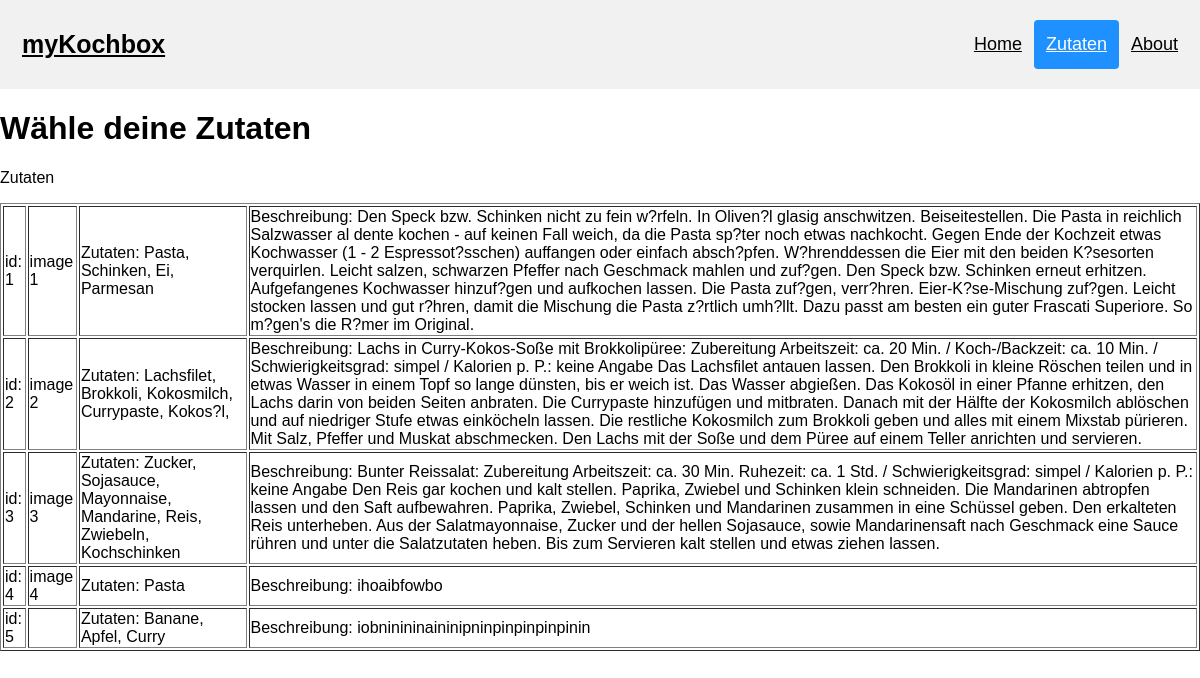
The app's page /zutaten.php with its own data.
### tables this page shows
CREATE TABLE `rezept` (
  `titel` varchar(50) DEFAULT NULL,
  `bild` varchar(30) NOT NULL,
  `zutaten` varchar(300) NOT NULL,
  `beschreibung` varchar(2000) NOT NULL,
  `id` int(11) NOT NULL
);

### zutaten.php (the view, shortened to what this page needs)
<html>
<head>
</head>
<body>
	<div class="header">
		<a href="http://localhost:8080/Test_Seite.html" class="logo"> myKochbox </a>
		<div class="header-right">
			<a href="http://localhost:8080/Test_Seite.html">Home</a>
			<a class="active" href="http://localhost:8080/zutaten.html">Zutaten</a>
			<a href="#about">About</a>
		</div>
	</div>
	<div>
		<h1> Wähle deine Zutaten </h1>
		<p> Zutaten</p>
	</div>
	<div>
		<p>
		<?php
			$db_link = mysqli_connect("localhost","root","","rezepte")
			or die("Keine Verbindung zum Server");
			$abfrage = "SELECT * FROM rezept";
			$resultat = mysqli_query($db_link, $abfrage)
				or die ("Konnte die Abfrage nicht ausführen");
			if (mysqli_num_rows($resultat) > 0) {
    		echo "<table border=1>";
    			while($row = mysqli_fetch_assoc($resultat)) {
    				echo "<tr>";
    				echo "<td>"; echo "id: " . $row["id"]; echo "</td>";
    				echo "<td>"; echo $row["bild"]; echo "</td>";
    				echo "<td>"; echo "Zutaten: " . $row["zutaten"]; echo "</td>";
    				echo "<td>"; echo "Beschreibung: " . $row["beschreibung"]; echo "</td>";
       		 		echo "</tr>";
   					 }
   			echo "</table>";
				}
			else {
   				echo "0 results";
						}
			?>
		</p>
	</div>
</body>
</html>

### zutaten.php (style rules this page uses)
body { margin: 0; font-family: Arial, Helvetica, sans-serif; }
.header { overflow: hidden; background-color: #f1f1f1; padding: 20px 10px; }
.header a { float: left; color: black; text-align: center; padding: 12px; font-size: 18px; line-height: 25px; border-radius: 4px; }
.header a.logo { font-size: 25px; font-weight: bold; }
.header a.active { background-color: dodgerblue; color: white; }
.header-right { float:right; }

### records on screen
rezept: id "1", bild "image 1", zutaten "Pasta, Schinken, Ei, Parmesan", beschreibung "Den Speck bzw. Schinken nicht zu fein w?rfeln. In Oliven?l glasig anschwitzen. Beiseitestellen. Die Pasta in reichlich Salzwasser al dente kochen - auf keinen Fall weich, da die Pasta sp?ter noch etwas nachkocht. Gegen Ende der Kochzeit etwas Kochwasser (1 - 2 Espressot?sschen) auffangen oder einfach absch?pfen. W?hrenddessen die Eier mit den beiden K?sesorten verquirlen. Leicht salzen, schwarzen Pfeffer nach Geschmack mahlen und zuf?gen. Den Speck bzw. Schinken erneut erhitzen. Aufgefangenes Kochwasser hinzuf?gen und aufkochen lassen. Die Pasta zuf?gen, verr?hren. Eier-K?se-Mischung zuf?gen. Leicht stocken lassen und gut r?hren, damit die Mischung die Pasta z?rtlich umh?llt. Dazu passt am…"
rezept: id "2", bild "image 2", zutaten "Lachsfilet, Brokkoli, Kokosmilch, Currypaste, Kokos?l,", beschreibung "Lachs in Curry-Kokos-Soße mit Brokkolipüree: Zubereitung Arbeitszeit: ca. 20 Min. / Koch-/Backzeit: ca. 10 Min. / Schwierigkeitsgrad: simpel / Kalorien p. P.: keine Angabe Das Lachsfilet antauen lassen. Den Brokkoli in kleine Röschen teilen und in etwas Wasser in einem Topf so lange dünsten, bis er weich ist. Das Wasser abgießen. Das Kokosöl in einer Pfanne erhitzen, den Lachs darin von beiden Seiten anbraten. Die Currypaste hinzufügen und mitbraten. Danach mit der Hälfte der Kokosmilch ablöschen und auf niedriger Stufe etwas einköcheln lassen. Die restliche Kokosmilch zum Brokkoli geben und alles mit einem Mixstab pürieren. Mit Salz, Pfeffer und Muskat abschmecken. Den Lachs mit der Soße…"
rezept: id "3", bild "image 3", zutaten "Zucker, Sojasauce, Mayonnaise, Mandarine, Reis, Zwiebeln, Kochschinken", beschreibung "Bunter Reissalat: Zubereitung Arbeitszeit: ca. 30 Min. Ruhezeit: ca. 1 Std. / Schwierigkeitsgrad: simpel / Kalorien p. P.: keine Angabe Den Reis gar kochen und kalt stellen. Paprika, Zwiebel und Schinken klein schneiden. Die Mandarinen abtropfen lassen und den Saft aufbewahren. Paprika, Zwiebel, Schinken und Mandarinen zusammen in eine Schüssel geben. Den erkalteten Reis unterheben. Aus der Salatmayonnaise, Zucker und der hellen Sojasauce, sowie Mandarinensaft nach Geschmack eine Sauce rühren und unter die Salatzutaten heben. Bis zum Servieren kalt stellen und etwas ziehen lassen."
rezept: id "4", bild "image 4", zutaten "Pasta", beschreibung "ihoaibfowbo"
rezept: id "5", zutaten "Banane, Apfel, Curry", beschreibung "iobninininaininipninpinpinpinpinin"
